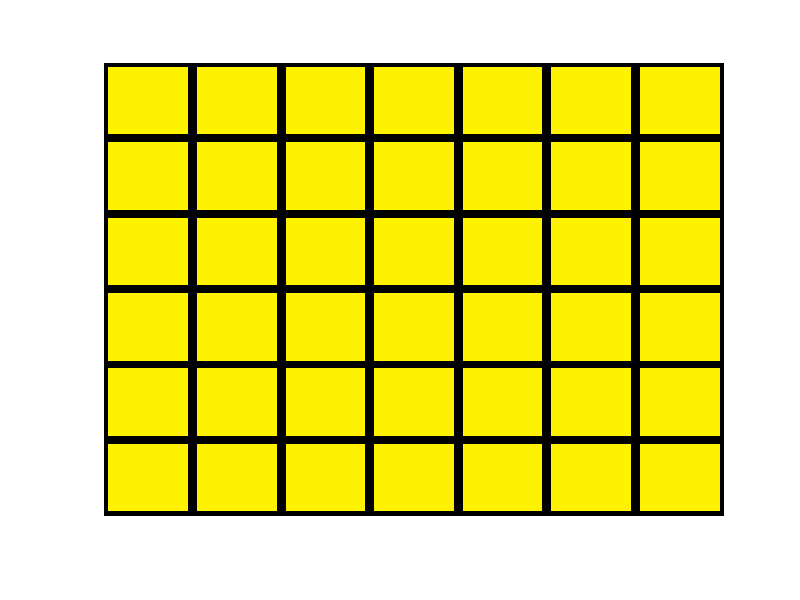

Here is the MATLAB script that generated this plot:
function drawBoard()
    % Do everything you need to initialize the board.
    load Connect;
    imshow([Board{1,:};Board{2,:};Board{3,:};Board{4,:};Board{5,:};Board{6,:}])
end